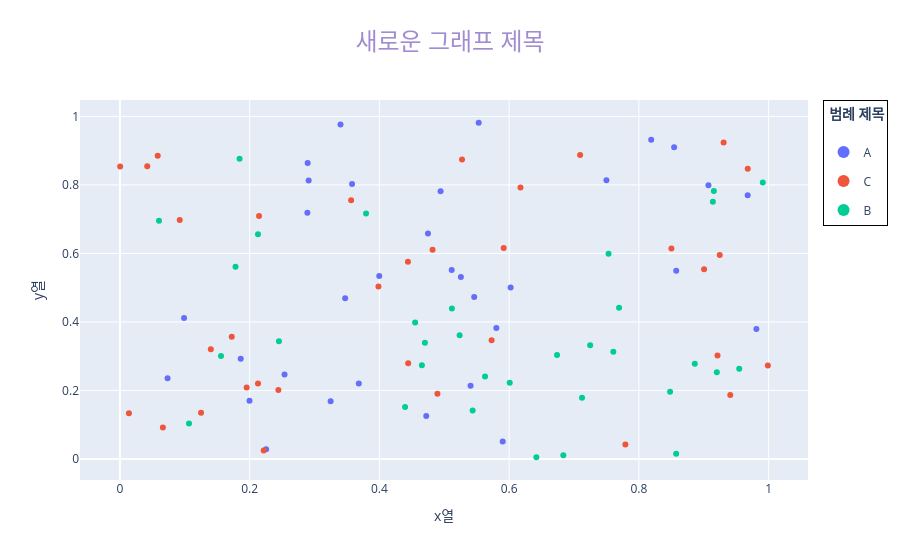

The notebook cell saved with this chart:
### Code cell
# 

import plotly.express as px
import pandas as pd
import numpy as np

df = pd.DataFrame({
    "x열": np.random.rand(100), # 0 ~ 1미만의 실수자료형의 난수형태 값을 랜덤으로 생성
    "y열": np.random.rand(100), # 0 ~ 1미만의 실수자료형의 난수형태 값을 랜덤으로 생성
    "색상기준열": np.random.choice(["A", "B", "C"], 100), # 0 ~ 1미만의 실수자료형의 난수형태 값을 랜덤으로 생성
})

fig = px.scatter(
    df,
    x="x열",
    y="y열",
    color="색상기준열",
    title="산점도 예제"
)

fig.update_layout(
    title={
        "text": "새로운 그래프 제목",
        "font": {"size": 24, "color": "#a18cd1"},
        "x": 0.5
    },
    # legend={
    #     "title": "제목",
    #     "x": 1.02,
    #     "y": 1,
    #     "bordercolor": "#00f",
    #     "borderwidth": 1
    # }
    legend=dict(title=dict(
            text=" <b>범례 제목<b><br>  ",
            side="top"
        ), x=1.02, y=1, bordercolor="#000", xanchor="left", yanchor="top", borderwidth=1, itemsizing="constant", itemwidth=30, tracegroupgap=10)   # 기본보다 넓게 설정)
    # legend=dict(title="제목", bordercolor="black", xanchor="right", yanchor="top", borderwidth=1)
)

fig.show()

### Figure 1 — Plotly figure (JSON) as saved in the notebook; plotly's stock layout.template omitted (floating-point values rounded to 4 significant figures)
{"data": [{"hovertemplate": "색상기준열=A<br>x열=%{x}<br>y열=%{y}<extra></extra>", "legendgroup": "A", "marker": {"color": "#636efa", "symbol": "circle"}, "mode": "markers", "name": "A", "orientation": "v", "showlegend": true, "type": "scatter", "x": [0.1863, 0.2254, 0.3579, 0.5803, 0.3682, 0.291, 0.3998, 0.3472, 0.5256, 0.5531, 0.5406, 0.819, 0.9072, 0.4943, 0.07347, 0.09891, 0.8576, 0.8543, 0.5462, 0.2894, 0.2538, 0.6023, 0.3401, 0.1998, 0.4722, 0.5115, 0.3249, 0.9812, 0.5901, 0.289, 0.4749, 0.75, 0.9677], "xaxis": "x", "y": [0.2927, 0.02876, 0.8023, 0.3823, 0.2203, 0.8129, 0.5342, 0.469, 0.5312, 0.9813, 0.214, 0.9314, 0.7993, 0.7815, 0.2356, 0.4116, 0.5494, 0.9099, 0.4731, 0.8637, 0.2468, 0.5005, 0.9765, 0.1698, 0.1258, 0.5512, 0.1682, 0.3793, 0.05111, 0.7186, 0.658, 0.8138, 0.7695], "yaxis": "y"}, {"hovertemplate": "색상기준열=C<br>x열=%{x}<br>y열=%{y}<extra></extra>", "legendgroup": "C", "marker": {"color": "#EF553B", "symbol": "circle"}, "mode": "markers", "name": "C", "orientation": "v", "showlegend": true, "type": "scatter", "x": [0.4444, 0.9988, 0.9678, 0.3564, 0.9005, 0.9246, 0.09222, 0.000374, 0.1251, 0.2129, 0.3986, 0.8501, 0.9409, 0.5274, 0.6175, 0.1954, 0.444, 0.1724, 0.1402, 0.05827, 0.01391, 0.06622, 0.7792, 0.2145, 0.2442, 0.9212, 0.2216, 0.573, 0.4895, 0.7094, 0.482, 0.9306, 0.5916, 0.04213], "xaxis": "x", "y": [0.2792, 0.2727, 0.8469, 0.7551, 0.554, 0.5954, 0.6972, 0.8538, 0.1351, 0.2205, 0.5035, 0.614, 0.1868, 0.8738, 0.7926, 0.2084, 0.5756, 0.3566, 0.3206, 0.8848, 0.1332, 0.09158, 0.04217, 0.7091, 0.2013, 0.3023, 0.02446, 0.3464, 0.1906, 0.8873, 0.6104, 0.9234, 0.6161, 0.8546], "yaxis": "y"}, {"hovertemplate": "색상기준열=B<br>x열=%{x}<br>y열=%{y}<extra></extra>", "legendgroup": "B", "marker": {"color": "#00cc96", "symbol": "circle"}, "mode": "markers", "name": "B", "orientation": "v", "showlegend": true, "type": "scatter", "x": [0.6835, 0.2128, 0.8575, 0.991, 0.8862, 0.7249, 0.9201, 0.5437, 0.6738, 0.2451, 0.4551, 0.7695, 0.06022, 0.9547, 0.8481, 0.5118, 0.7123, 0.1558, 0.914, 0.7606, 0.4655, 0.5629, 0.9156, 0.7532, 0.5237, 0.6419, 0.1782, 0.3794, 0.4396, 0.1065, 0.6009, 0.1844, 0.4702], "xaxis": "x", "y": [0.01058, 0.6563, 0.01562, 0.807, 0.2781, 0.3317, 0.2535, 0.1419, 0.3035, 0.3433, 0.3984, 0.4413, 0.695, 0.2633, 0.1963, 0.4392, 0.179, 0.3007, 0.7508, 0.3133, 0.2738, 0.2405, 0.7819, 0.5993, 0.3611, 0.005082, 0.5614, 0.7166, 0.152, 0.1039, 0.2226, 0.8765, 0.3393], "yaxis": "y"}], "layout": {"legend": {"bordercolor": "#000", "borderwidth": 1, "itemsizing": "constant", "itemwidth": 30, "title": {"side": "top", "text": " <b>범례 제목<b><br>  "}, "tracegroupgap": 10, "x": 1.02, "xanchor": "left", "y": 1, "yanchor": "top"}, "title": {"font": {"color": "#a18cd1", "size": 24}, "text": "새로운 그래프 제목", "x": 0.5}, "xaxis": {"anchor": "y", "domain": [0, 1], "title": {"text": "x열"}}, "yaxis": {"anchor": "x", "domain": [0, 1], "title": {"text": "y열"}}}}
